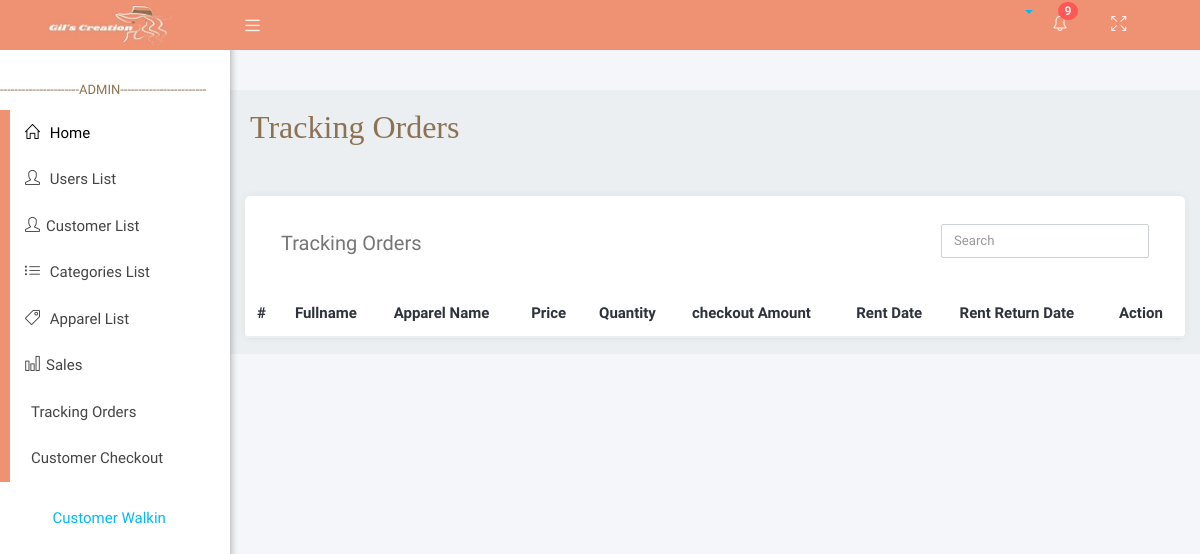
The app's page /adminViews/tracking_walkin.php, older data.
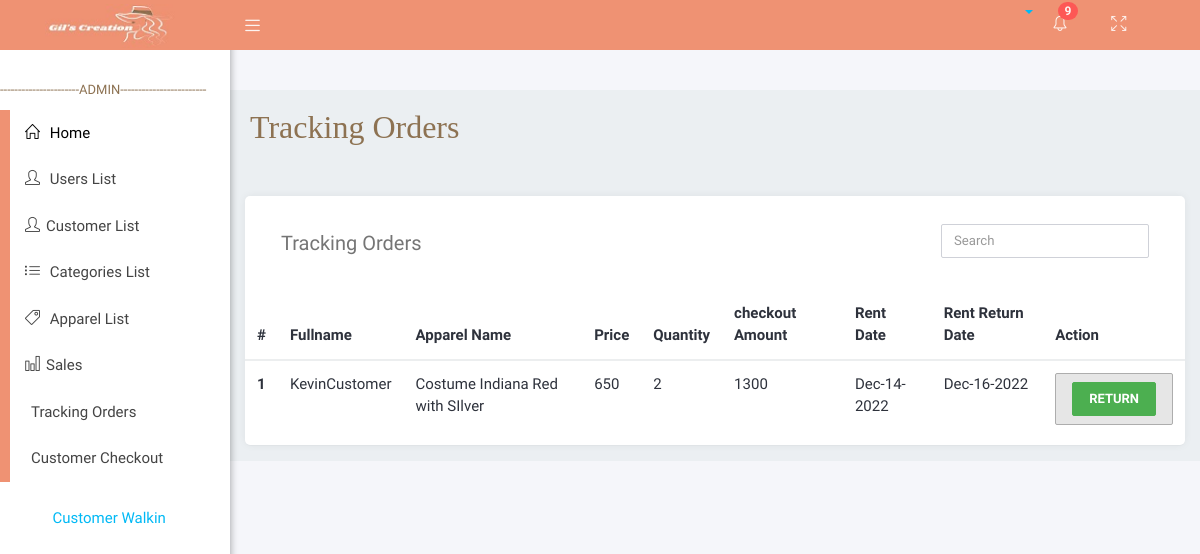
The same page, newer data.
### tables this page shows
CREATE TABLE `tracking_orders_customer_walkin_checkout` (
  `tocw_id` int(11) NOT NULL,
  `tocw_checkout_id` int(11) NOT NULL,
  `tocw_status` int(11) NOT NULL
);

CREATE TABLE `customer_walkin` (
  `cw_id` int(11) NOT NULL,
  `customer_fname` varchar(255) NOT NULL,
  `customer_lname` varchar(255) NOT NULL,
  `customer_address` varchar(255) NOT NULL,
  `customer_product_id` int(11) NOT NULL,
  `customer_quantity` int(11) NOT NULL,
  `checkout_status` int(11) NOT NULL DEFAULT 0
);

CREATE TABLE `products` (
  `product_id` int(11) NOT NULL,
  `image` varchar(50) NOT NULL,
  `name` varchar(255) NOT NULL,
  `price` int(11) NOT NULL,
  `variation` varchar(255) NOT NULL,
  `stocks` int(11) NOT NULL,
  `category_id` int(11) NOT NULL,
  `description` varchar(255) NOT NULL
);

CREATE TABLE `customer_walkin_checkout` (
  `cwc_id` int(11) NOT NULL,
  `cwc_customer_id` int(11) NOT NULL,
  `total_checkout_amount` float DEFAULT NULL,
  `checkout_payment` float NOT NULL,
  `checkout_Date` varchar(50) DEFAULT NULL,
  `checkout_rent_date` varchar(50) NOT NULL,
  `checkout_rent_return_date` varchar(50) NOT NULL
);

### APIFUNCTION/DBCRUD.php (called while the page is built, shortened)
<?php
    class DBCRUD{
        private $servername='localhost';
        private $username='root';
        private $password='';
        private $dbname='brms';
        private $mysqli='';
        public function __construct(){
            $this->mysqli = new mysqli($this->servername,$this->username,$this->password,$this->dbname);
        }
        public function select213(){
            $sql = "SELECT * FROM `tracking_orders_customer_walkin_checkout` LEFT JOIN customer_walkin_checkout ON customer_walkin_checkout.cwc_customer_id = tracking_orders_customer_walkin_checkout.tocw_checkout_id LEFT JOIN customer_walkin ON customer_walkin.cw_id = customer_walkin_checkout.cwc_customer_id LEFT JOIN products ON products.product_id = customer_walkin.customer_product_id";
            $this->sql = $result = $this->mysqli->query($sql);
        }
    }
?>

### adminViews/tracking_walkin.php (shortened to what this page needs)
<?php include('layouts/head.php'); ?>
   <div class="wrapper">
      <?php include('layouts/navbar.php'); ?>
      <?php include('layouts/sidebar.php'); ?>
      <div class="content-wrapper">
         <div class="container-fluid">
            <div class="row">
               <div class="main-header">
               <h2  style=" font-family:poppins; color:#8d7252;">Tracking Orders</h2><br>
               </div>
            </div>
            <div class="card">
        <div class="card-header">
            <nav class="navbar navbar-light bg-light justify-content-between">
                <a class="navbar-brand">Tracking Orders</a>
                <div class="form-inline" style="float:right;">
                    <input class="form-control mr-sm-2" type="search" id="searchData" placeholder="Search" aria-label="Search">
                </div>
            </nav>
        </div>
        <div class="card-body">
        <table class="table">
                <thead class="thead-light">
                    <tr>
                    <th scope="col">#</th>
                    <th scope="col">Fullname</th>
                    <th scope="col">Apparel Name</th>
                    <th scope="col">Price</th>
                    <th scope="col">Quantity</th>
                    <th scope="col">checkout Amount</th>
                    <th scope="col">Rent Date</th>
                    <th scope="col">Rent Return Date</th>
                    <th scope="col">Action</th>
                    </tr>
                </thead>
                <tbody id="table-main">
                <?php
                    include('../APIFUNCTION/DBCRUD.php');
                    $newDBCRUD = new DBCRUD();
                    $newDBCRUD->select213();
                    $productsLists = $newDBCRUD->sql;
                    $index = 1;
                    while ($data = mysqli_fetch_assoc($productsLists)){
                ?>
                  <tr>
                    <th scope="row"><?php echo $index; ?></th>
                    <td><?php echo $data["customer_fname"]."".$data["customer_lname"] ?></td>
                    <td><?php echo $data["name"]; ?></td>
                    <td><?php echo $data["price"]; ?></td>
                    <td><?php echo $data["customer_quantity"]; ?></td>
                    <td><?php echo $data["total_checkout_amount"]; ?></td>
                    <td><?php echo date('M-d-Y', strtotime($data["checkout_rent_date"])); ?></td>
                    <td><?php echo date('M-d-Y', strtotime($data["checkout_rent_return_date"])); ?></td>
                    <td>
                    <div class="btn-group btn-group-toggle" data-toggle="buttons">
                      <label class="btn btn-secondary active">
                      <button type="button" class="btn btn-success" onclick="showformreturn(<?php echo $data['tocw_id']; ?>);">Return</button>
                      </label>
                    </div>
                    </td>
                    </tr>
                    <?php $index++; }?>
                </tbody>
            </table>
        </div>
         </div>
      </div>
   </div>
                    </div>
<?php include('layouts/footer.php');?>

Row changes from the older to the newer data that the page shows:
added tracking_orders_customer_walkin_checkout: customer_walkin.customer_fname "Kevin", customer_walkin.customer_lname "Customer", products.name "Costume Indiana Red with SIlver", products.price "650", customer_walkin.customer_quantity "2", customer_walkin_checkout.total_checkout_amount "1300", customer_walkin_checkout.checkout_rent_date "Dec-14-2022", customer_walkin_checkout.checkout_rent_return_date "Dec-16-2022"
